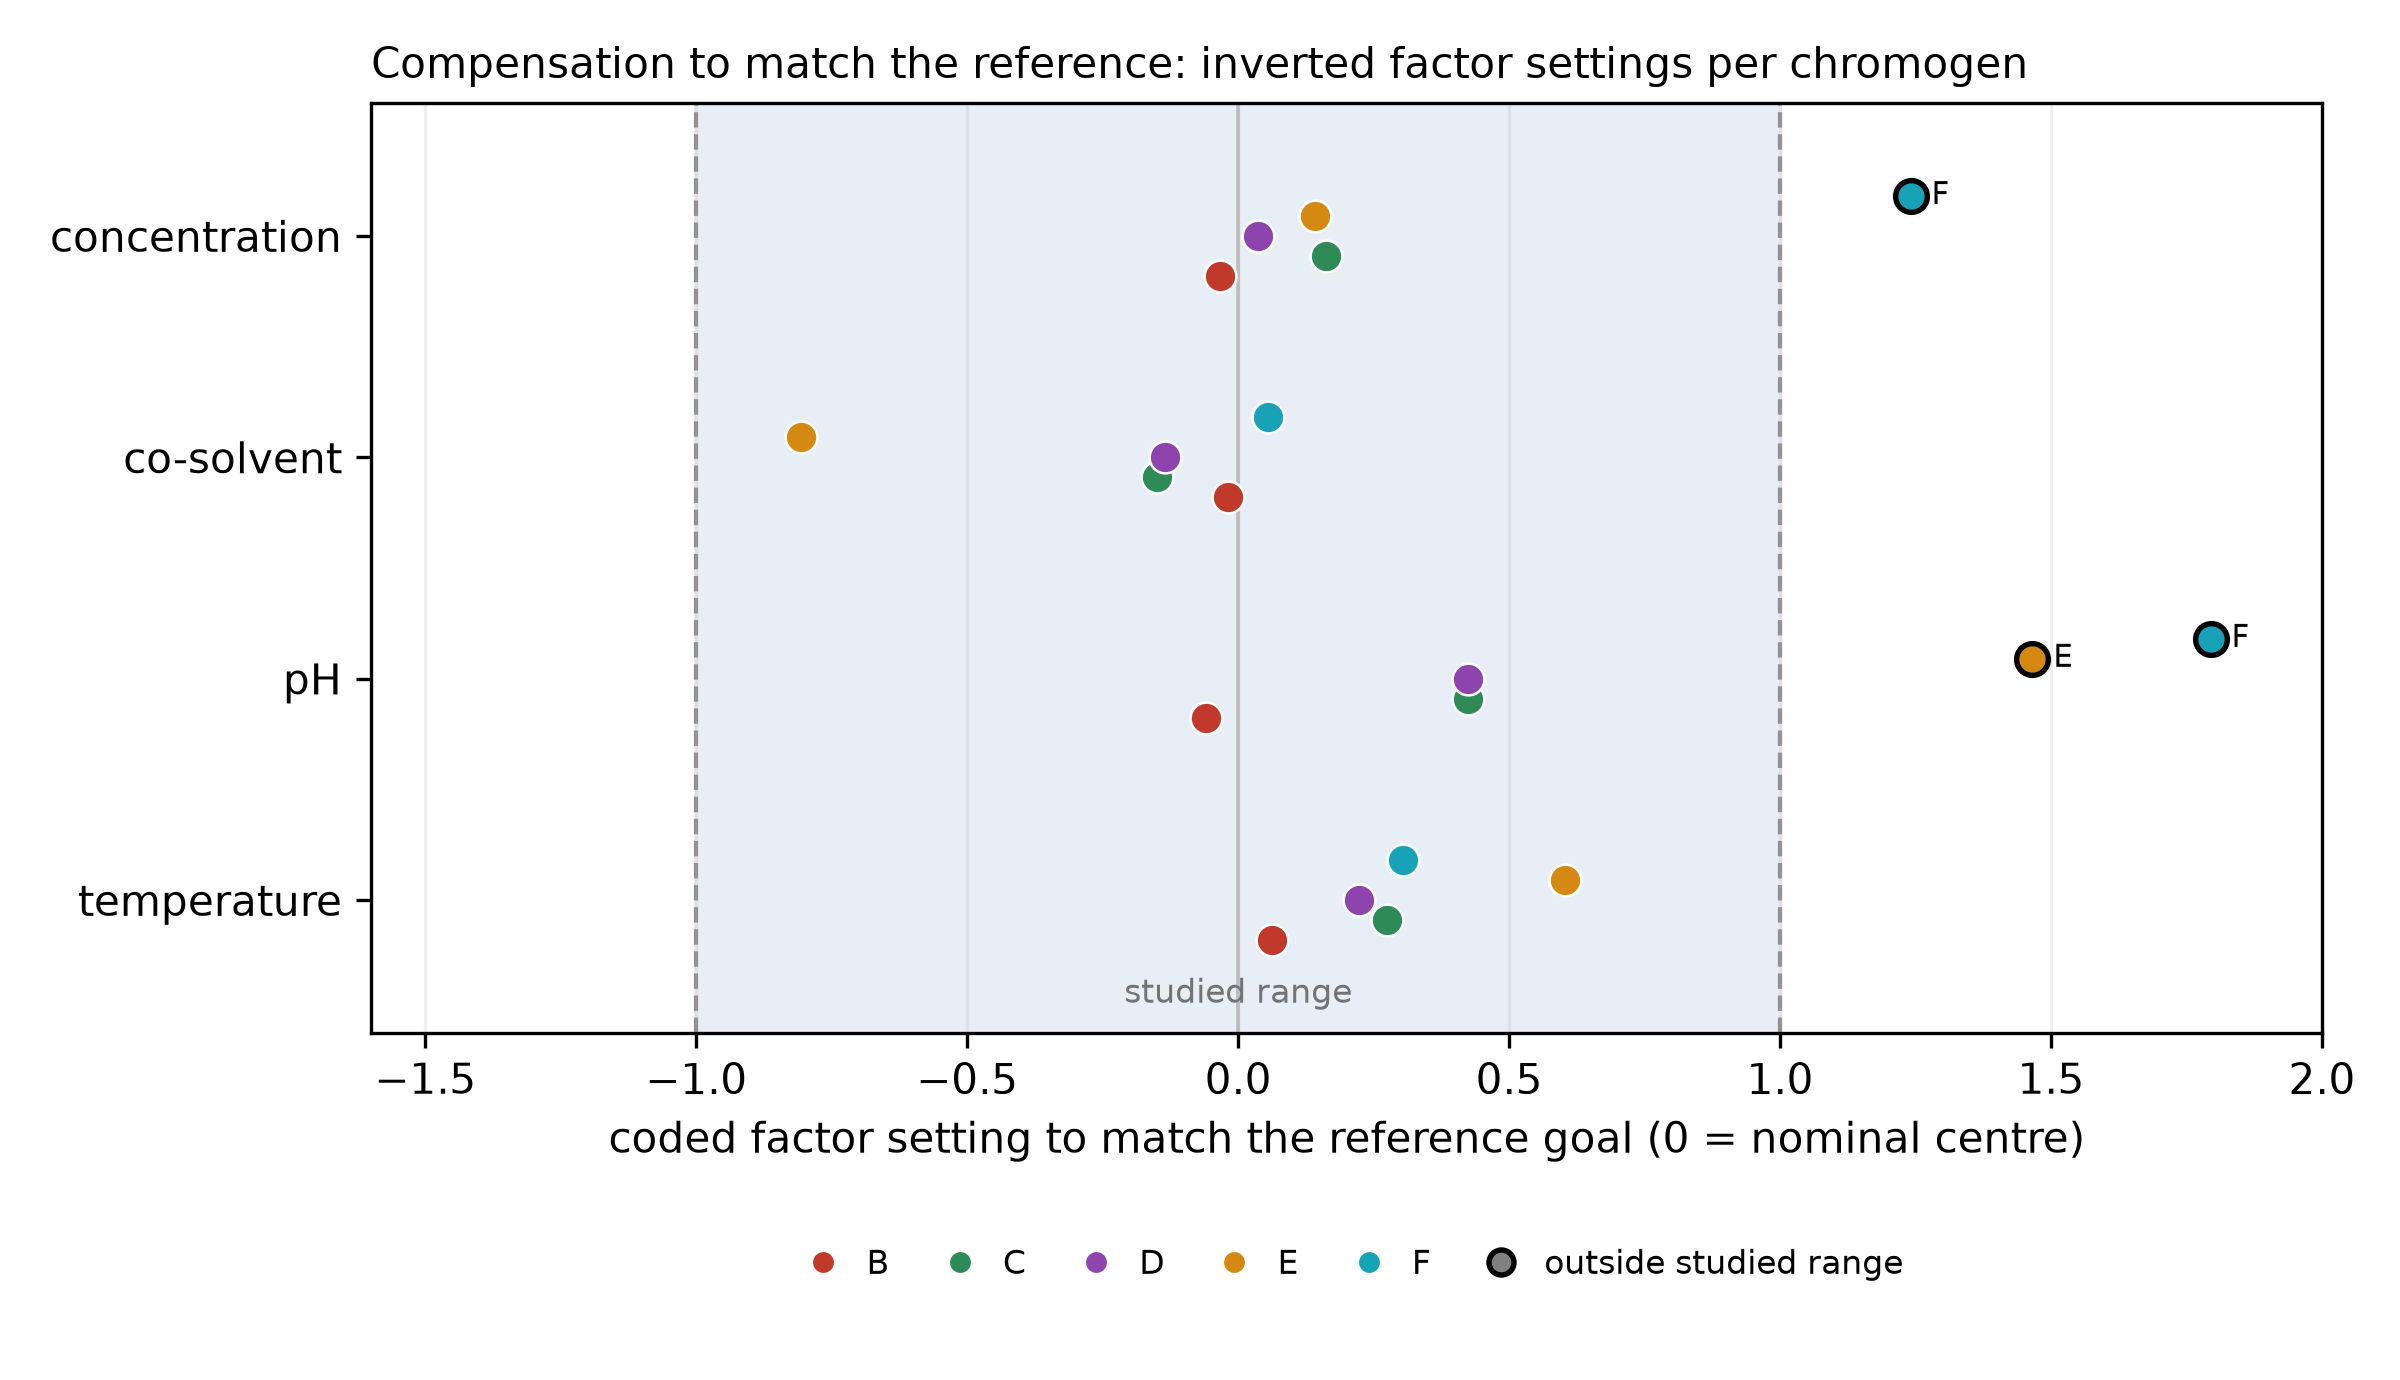

Source code (Python):
"""Model-inversion result: the continuous-factor settings that compensate each chromogen.

Model inversion finds, for each candidate chromogen, the minimum-adjustment continuous-factor
settings whose score matches the reference goal (chromogen A at the centre point). This plots those
settings in coded units, one row per factor, one marker per chromogen. The band between the dashed
lines at -1 and +1 is the studied range; a marker outside it is a setting the experiment never
explored. B, C and D can be compensated within the ranges; E and F require a pH (and, for F, a
concentration) beyond the studied window, so they cannot be made to match the reference there.
Regenerates ``colour-pls-inversion.png``.
"""

import contextlib
import io

import matplotlib.pyplot as plt
import numpy as np
from matplotlib.lines import Line2D
from matplotlib.patches import Rectangle

from colour_case_study import CONT, build_design, goal_projection, interaction_matrix, invert_to_factors, simulate_curves
from process_improve.multivariate.methods import PLS

design = build_design("i_optimal", budget=60)
curves = simulate_curves(design)
X_int, design_info = interaction_matrix(design)
with contextlib.redirect_stderr(io.StringIO()):
    pls = PLS(n_components=3, scale=True).fit(X_int, curves)

goal = goal_projection(pls, design_info)
table = invert_to_factors(pls, design_info, goal["score"])
candidates = ["B", "C", "D", "E", "F"]
factors = list(CONT)                              # concentration, co_solvent, pH, temperature
labels = {"concentration": "concentration", "co_solvent": "co-solvent", "pH": "pH",
          "temperature": "temperature"}
palette = {"B": "#c0392b", "C": "#2e8b57", "D": "#8e44ad", "E": "#d68910", "F": "#17a2b8"}
_JIT = {"B": -0.18, "C": -0.09, "D": 0.0, "E": 0.09, "F": 0.18}   # spread markers within a row

fig, ax = plt.subplots(figsize=(8.0, 4.6))
yrows = {f: len(factors) - 1 - i for i, f in enumerate(factors)}   # first factor on top

# Studied range band and the nominal (reference A) line.
ax.axvspan(-1, 1, color="#e8eef5", zorder=0)
ax.axvline(0, color="0.75", lw=0.9, zorder=1)
for xline in (-1, 1):
    ax.axvline(xline, color="0.55", ls="--", lw=1.0, zorder=1)

for f in factors:
    y = yrows[f]
    for c in candidates:
        val = float(table.loc[c, f"{f}_coded"])
        inside = abs(val) <= 1.0 + 1e-9
        ax.scatter([val], [y + _JIT[c]], s=58, color=palette[c],
                   edgecolor="w" if inside else "k", linewidth=0.6 if inside else 1.3, zorder=4)
        if not inside:
            ax.annotate(f"{c}", (val, y + _JIT[c]), fontsize=7.5, color="k",
                        xytext=(5, 0), textcoords="offset points", va="center", zorder=5)

ax.set_yticks([yrows[f] for f in factors])
ax.set_yticklabels([labels[f] for f in factors])
ax.set_ylim(-0.6, len(factors) - 0.4)
ax.set_xlim(-1.6, 2.0)
ax.set_xlabel("coded factor setting to match the reference goal (0 = nominal centre)")
ax.set_title("Compensation to match the reference: inverted factor settings per chromogen",
             fontsize=10, loc="left")
ax.text(0, -0.5, "studied range", color="0.45", fontsize=8, ha="center", va="bottom")

legend = [Line2D([], [], marker="o", ls="", color=palette[c], markeredgecolor="w", label=c)
          for c in candidates]
legend.append(Line2D([], [], marker="o", ls="", color="0.5", markeredgecolor="k", markeredgewidth=1.3,
                     label="outside studied range"))
ax.legend(handles=legend, frameon=False, fontsize=8, ncol=6, loc="lower center",
          bbox_to_anchor=(0.5, -0.30), columnspacing=1.1, handletextpad=0.3)
ax.grid(axis="x", alpha=0.2)
fig.tight_layout()
fig.savefig("colour-pls-inversion.png", dpi=300, facecolor="w", edgecolor="w", transparent=True)
print("saved colour-pls-inversion.png")
